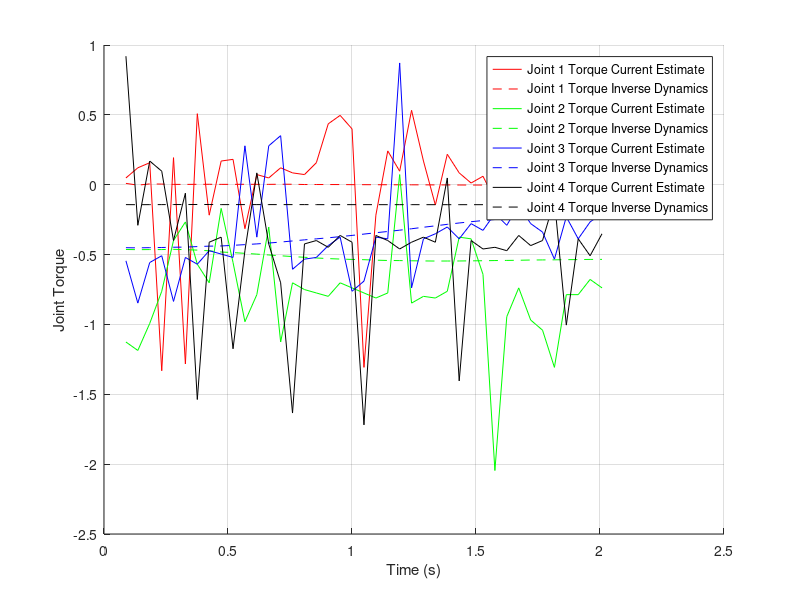

The MATLAB script that drew this image:
clc;
clear;
close all;

load Task_1_Torques.mat
j_t_g = j_torques_guess;
j_t_i = j_torques_inv;
j_10_t = t_values;
j_10_i = iter;

figure;
hold on;
grid on;
plot(j_10_t(1:(j_10_i-1)),j_t_g(1,1:(j_10_i-1)), 'DisplayName', 'Joint 1 Torque Current Estimate', "Color", "red")
plot(j_10_t(1:(j_10_i-1)),j_t_i(1,1:(j_10_i-1)), 'DisplayName', 'Joint 1 Torque Inverse Dynamics', "Color", "red", 'LineStyle','--')
plot(j_10_t(1:(j_10_i-1)),j_t_g(2,1:(j_10_i-1)), 'DisplayName', 'Joint 2 Torque Current Estimate', "Color", "green")
plot(j_10_t(1:(j_10_i-1)),j_t_i(2,1:(j_10_i-1)), 'DisplayName', 'Joint 2 Torque Inverse Dynamics', "Color", "green", 'LineStyle','--')
plot(j_10_t(1:(j_10_i-1)),j_t_g(3,1:(j_10_i-1)), 'DisplayName', 'Joint 3 Torque Current Estimate', "Color", "blue")
plot(j_10_t(1:(j_10_i-1)),j_t_i(3,1:(j_10_i-1)), 'DisplayName', 'Joint 3 Torque Inverse Dynamics', "Color", "blue", 'LineStyle','--')
plot(j_10_t(1:(j_10_i-1)),j_t_g(4,1:(j_10_i-1)), 'DisplayName', 'Joint 4 Torque Current Estimate', "Color", "black")
plot(j_10_t(1:(j_10_i-1)),j_t_i(4,1:(j_10_i-1)), 'DisplayName', 'Joint 4 Torque Inverse Dynamics', "Color", "black", 'LineStyle','--')
hold off;
xlabel("Time (s)")
ylabel("Joint Torque")
legend